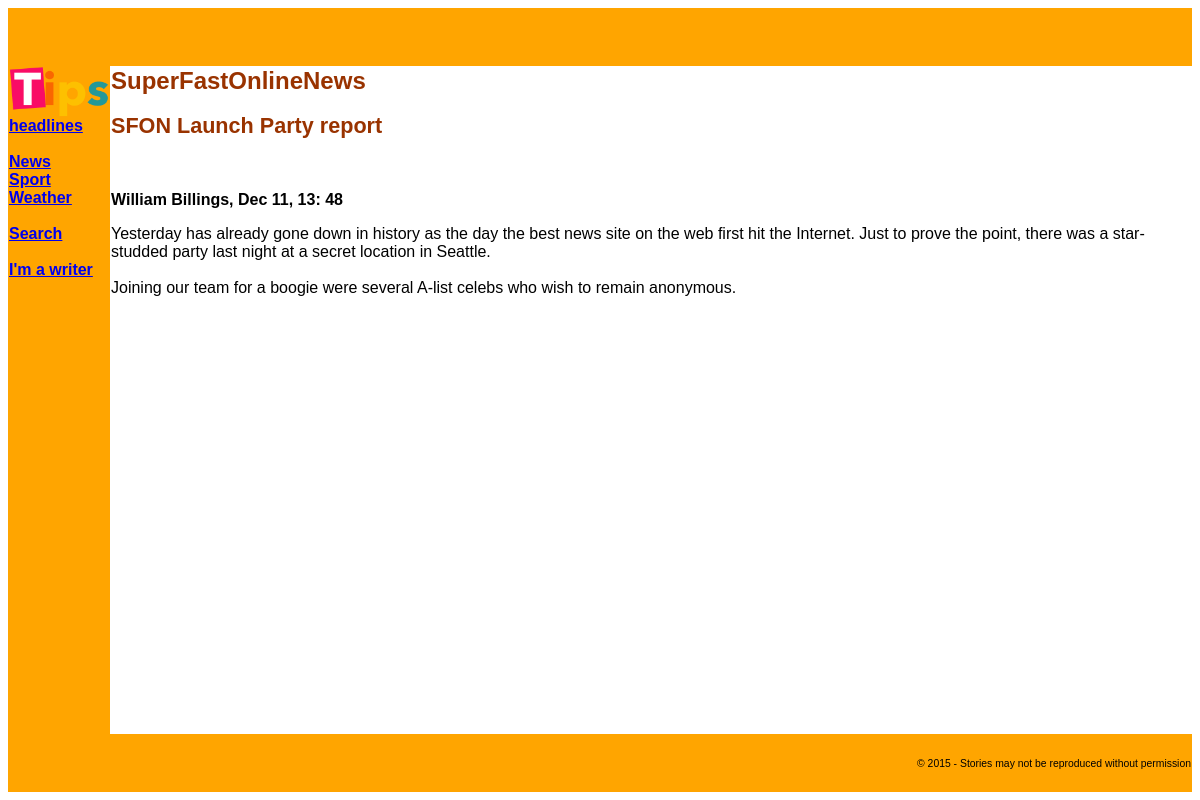
The page /tippage.php?story=3 on the database its author committed.
### tables this page shows
create table stories(
	id int not null primary key auto_increment,
	writer varchar(16) not null,
	page varchar(16) not null,
	headline text,
	story_text text, 
    picture text,
	created int,
	modified int,
	published int
	);

create table writers(
	username varchar(16) not null primary key,
	password char(50) not null,
	full_name text
	);

### db_fns.php (called while the page is built, shortened)
<?php
function get_writer_record($username){
	$handle = db_connect();
	$query = "select * from writers where username = '$username'";
	$result = mysqli_query($handle,$query);
	return mysqli_fetch_assoc($result);
}
?>

### tippage.php (the view, shortened to what this page needs)
<?php
	$story = null;
	if(isset($_REQUEST['story']) && $_REQUEST['story']!="")
	{
 		$story=intval($_REQUEST['story']);
	}
	include_once('db_fns.php');
	include_once('header.php');
	$handle = db_connect();
	if ($story&& $story!=null) {
		$query = "select * from stories where id = '$story' and
			published is not null";
	}
	$result = mysqli_query($handle,$query);
	$story = mysqli_fetch_assoc($result);
		echo "<h2>{$story['headline']}</h2>";
		$w = get_writer_record($story['writer']);
		echo '<br /><p class="byline">';
		echo $w['full_name'],', ';
		echo date('M d, H: i', $story['modified']);
		echo '</p>';
                echo $story['story_text'];
	include_once('footer.php');
?>

### header.php (style rules this page uses)
body { text-align: left; font: 80% arial, verdana, sans-serif }
h1,h2,h3 { color: #993300 }
h2 { font-size: 135% }
.byline { text-align: left; font: 100% arial, verdana, sans-serif; font-weight: bold; }

### rows shown on the page
stories: headline "SFON Launch Party report", modified "Dec 11, 13: 48", story_text "Yesterday has already gone down in history as the day the best news site on the web first hit the Internet. Just to prove the point, there was a star-studded party last night at a secret location in Seattle. Joining our team for a boogie were several A-list celebs who wish to remain anonymous."
writers: full_name "William Billings"
